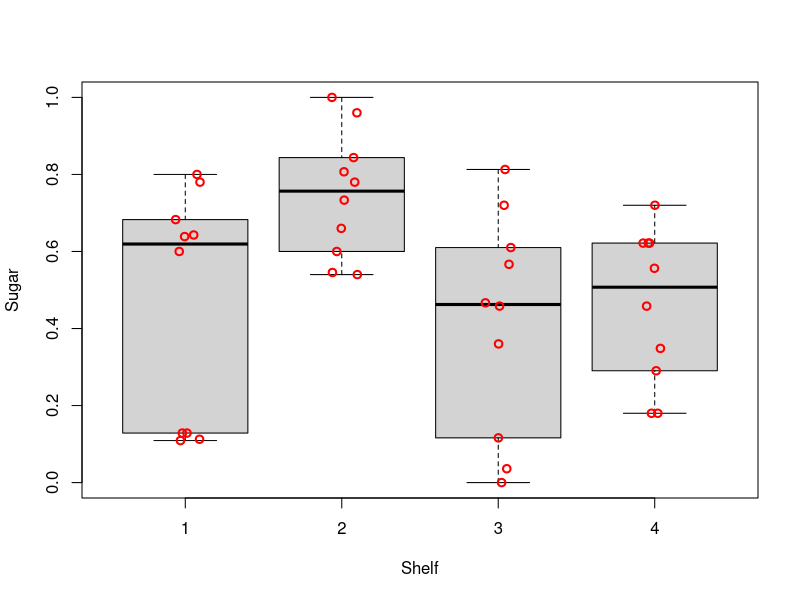
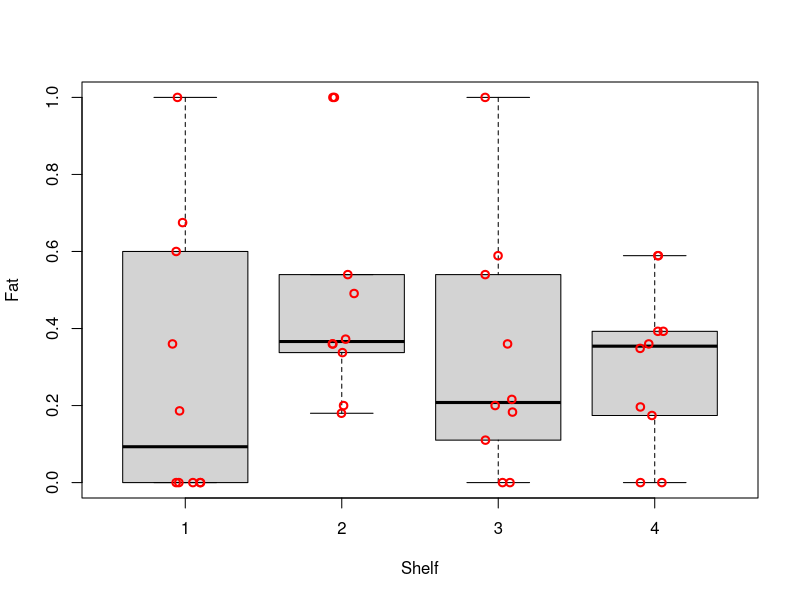
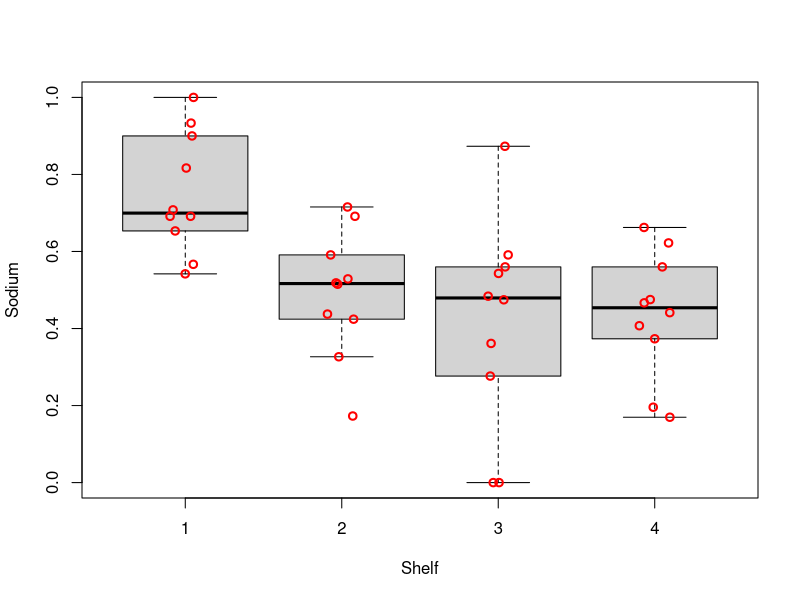

The R source for these figures, in order: (Note: this script raises an error after producing the figures.)
## ---- chunk 1
library(tidyverse)
library(patchwork)
## ---- chunk 2
cereal <- read_csv('../data/short-questions/cereal_dillons.csv')
## ---- chunk 3
glimpse(cereal)
## ---- chunk 4
stand01 <- function(x) { (x - min(x)) / (max(x) - min(x)) } 
cereal2 <- data.frame(Shelf = cereal$Shelf, sugar = 
                        stand01(x = cereal$sugar_g / cereal$size_g), fat = 
                        stand01(x = cereal$fat_g / cereal$size_g), sodium = 
                        stand01(x = cereal$sodium_mg / (cereal$size_g * 1000)))

## ---- chunk 5

boxplot(formula = sugar ~ Shelf, data = cereal2, ylab = "Sugar", xlab = "Shelf", pars = list(outpch=NA))
stripchart(x = cereal2$sugar ~ cereal2$Shelf, lwd = 2, col = "red", method = "jitter", vertical = TRUE, pch = 1, add = TRUE)

boxplot(formula = fat ~ Shelf, data = cereal2, ylab = "Fat", xlab = "Shelf", pars = list(outpch=NA))
stripchart(x = cereal2$fat ~ cereal2$Shelf, lwd = 2, col = "red", method = "jitter", vertical = TRUE, pch = 1, add = TRUE)

boxplot(formula = sodium ~ Shelf, data = cereal2, ylab = "Sodium", xlab = "Shelf", pars = list(outpch=NA))
stripchart(x = cereal2$sodium ~ cereal2$Shelf, lwd = 2, col = "red", method = "jitter", vertical = TRUE, pch = 1, add = TRUE)


## ---- chunk 6

## ---- chunk 7
model_cereal_shelves_linear    <- nnet::multinom(formula = Shelf ~ sugar + fat + sodium, data = cereal2)
model_cereal_shelves_quadratic <- nnet::multinom(formula = Shelf ~ sugar + fat + sodium + fat:sugar + sugar:sodium + fat:sodium + fat:sugar:sodium, data=cereal2, maxit = 10000)

summary(model_cereal_shelves_linear)
summary(model_cereal_shelves_quadratic)
## ---- chunk 8
lrt_cereal_main_effects <- Anova(model_cereal_shelves_linear)
lrt_cereal_main_effects
## ---- chunk 9
lrt_cereal_quadratic_effects <- Anova(model_cereal_shelves_quadratic)
lrt_cereal_quadratic_effects
## ---- chunk 10
apple_jacks <- data.frame(sugar = 12/28, fat = 0.5/28, sodium = 130/28*1000)

aj_shelf_probs <- predict(model_cereal_shelves_linear, newdata = apple_jacks)
aj_shelf_probs
  
  
## ---- chunk 11
shelf_vs_sugar_plot <- 'fill this in'
## ---- chunk 12
odds_ratios <- 'fill this in'
## ---- chunk 13
drinks <- read_csv('../data/short-questions/DeHartSimplified.csv')
## ---- chunk 14
summary(drinks)
glimpse(drinks)

ggplot(drinks, aes(x = nrel, y = numall)) +
  geom_point() +
  labs(x = "Negative Relationship Interactions", y = "Number of Drinks")

ggplot(drinks, aes(x = nrel, y = state)) +
  geom_point() +
  labs(x = "Negative Relationship Interactions", y = "State Self-Esteem")

ggplot(drinks, aes(x = nrel, y = rosn)) +
  geom_point() +
  labs(x = "Negative Relationship Interactions", y = "Trait Self-Esteem")

# Reasons for limiting the study to one day
# Fill in the reasons based on the information provided in the question and textbook

## ---- chunk 15
# Fitting appropriate models
model_numall <- glm(numall ~ nrel, data = drinks, family = poisson(link = "log"))
summary(model_numall)
## ---- chunk 16

